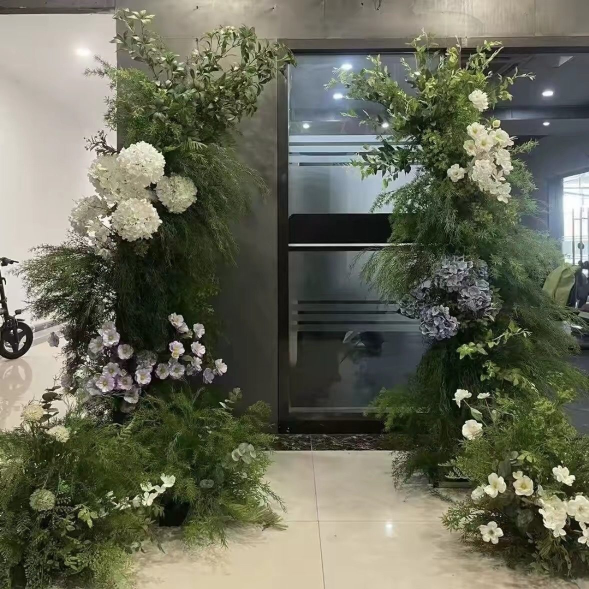
#> input picture assets/img/onsite/gallery/case-001.jpg, 1178 x 1178 px (shown at 1/2 size); its folder holds only this picture in this run
$ python locate_group_cards.py ../assets/img/onsite/gallery/case-001.jpg
#> lines starting #> are read from the running program, lines starting #| are printed output that depends on the picture
# -*- coding: utf-8 -*-
"""Locate each card in the 16 group screenshots to a gallery case via grayscale NC.

Cards in the screenshots are the site's thumb images (520x520) with a caption
bar. Column counts fixed per screenshot from bobby's grouping. We compare the
card's photo region against both main images and thumbs, trying several crop
heights, and report the best case + score.
"""
import sys, glob, os
import numpy as np
from PIL import Image

GAL = 'assets/img/onsite/gallery'
THUMB = os.path.join(GAL, 'thumb')

COLS = {
    '305db914': 2, '535fb1e5': 2, 'e15b4818': 3, '3c4406a5': 2,
    '441f6b8b': 2, '2b291e94': 3, '8ce81176': 3, '2bff83b4': 1,
    'f3fefac2': 2, '005638ab': 1, '5ab35e23': 1, '5b86510f': 2,
    '65bb1d26': 1, '58a2abca': 2, '93bec03d': 1, '40543d57': 2,
}

def gray(img, size):
    return np.asarray(img.convert('L').resize(size, Image.LANCZOS), dtype=np.float64) / 255.0

def nc(a, b):
    a = a - a.mean(); b = b - b.mean()
    d = np.sqrt((a*a).sum() * (b*b).sum())
    return float((a*b).sum() / d) if d > 0 else 0.0

SIZES = [(96, 96), (80, 112), (112, 80)]
CACHE = {}
for d, tag in [(GAL, 'm'), (THUMB, 't')]:
    for p in sorted(glob.glob(os.path.join(d, 'case-*.jpg'))):
        name = os.path.basename(p)
        CACHE[(tag, name)] = {sz: gray(Image.open(p), sz) for sz in SIZES}
#> in gray, `return np.asarray(img.convert('L').resize(size, Image.LANCZOS), dtype=..`:
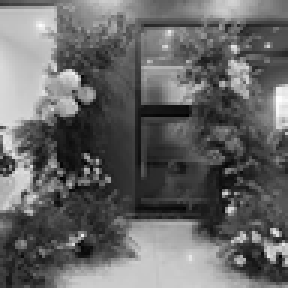
#> returned value: shape (96, 96) float64 (shown 3 times larger); min 0, max 1, mean 0.402
#> call 2 of gray, with size = (80, 112)
#> in gray (call 2), `return np.asarray(img.convert('L').resize(size, Image.LANCZOS), dtype=..`:
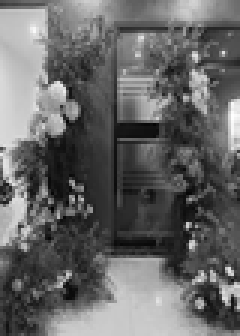
#> returned value: shape (112, 80) float64 (shown 3 times larger); min 0.00784, max 1, mean 0.402
#> call 3 of gray, with size = (112, 80)
#> in gray (call 3), `return np.asarray(img.convert('L').resize(size, Image.LANCZOS), dtype=..`:
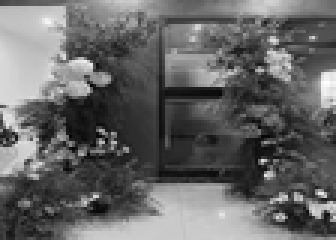
#> returned value: shape (80, 112) float64 (shown 3 times larger); min 0.0157, max 1, mean 0.402

def match(query):
    best = (0.0, None, None)
    for qw, qh in SIZES:
        qa = gray(query, (qw, qh))
        for (tag, name), cache in CACHE.items():
            s = nc(qa, cache[(qw, qh)])
            if s > best[0]:
                best = (s, name, tag)
    return best

def token(path):
    b = os.path.basename(path)
    return next((t for t in COLS if t in b), None)

if __name__ == '__main__':
    for path in sys.argv[1:]:
        tk = token(path)
        ncol = COLS[tk] if tk else 1
        img = Image.open(path)
#> img is the input picture: PIL image 1178x1178 RGB; mean R, G, B 103.3, 105, 87.6
        w, h = img.size
#> w = 1178; h = 1178
        print('\n=== %s (%dx%d, %d卡) ===' % (tk or os.path.basename(path), w, h, ncol))
#| === case-001.jpg (1178x1178, 1卡) ===
        for k in range(ncol):
            x0 = int(k*w/ncol); x1 = int((k+1)*w/ncol)
            card_best = (0.0, None, None, 0.0)
            for frac in (0.55, 0.62, 0.70, 0.78, 0.86, 0.94, 1.0):
                card = img.crop((x0, 0, x1, int(h*frac)))
                s, name, tag = match(card)
                if s > card_best[0]:
                    card_best = (s, name, tag, frac)
            print('  卡%d -> %s  %.4f  [%s, 裁%.2f]' % (
                k+1, card_best[1] or '?', card_best[0], card_best[2] or '?', card_best[3]))
